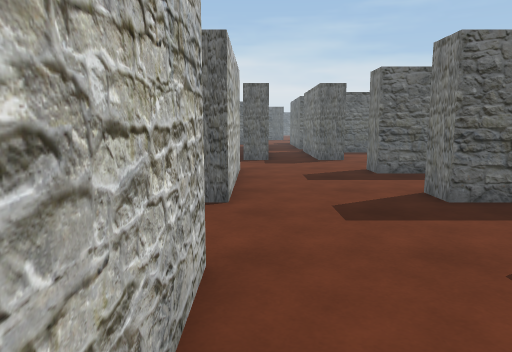
view 1 (above)

23 first-person views from a walk through a 3-D level made in the Unity game engine. The camera is 1.4 m above the floor, tilts 8° down and sees 70° across. The floor is counted in squares, 1 m on a side. Each view is taken from the middle of a square. On the plan, view 1 faces up. The plan holds only what a view shows up to about 16 squares ahead; the rest is blank. The place goes on beyond the plan. The player character is not drawn.

view 2
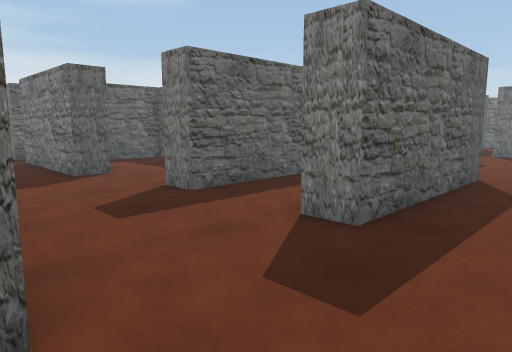

view 3
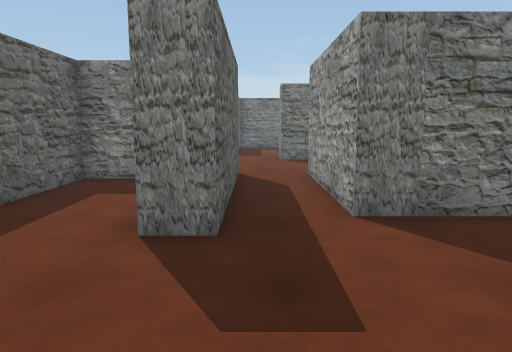

view 4
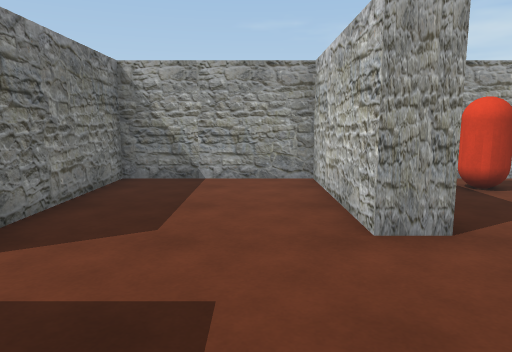

view 5
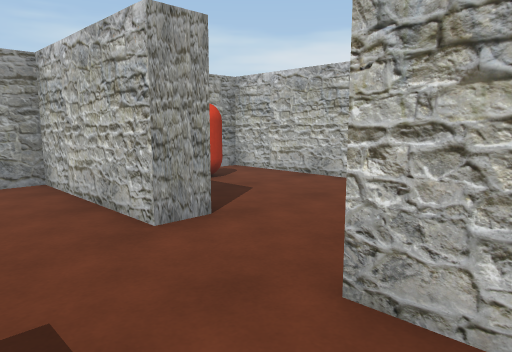

view 6
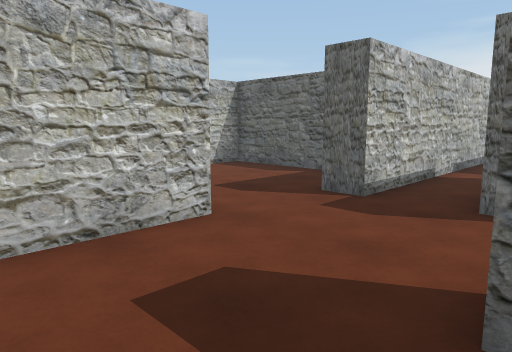

view 7
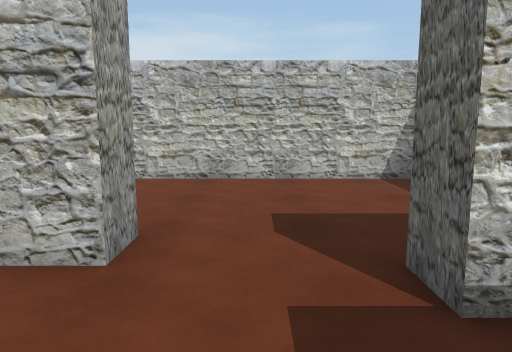

view 8
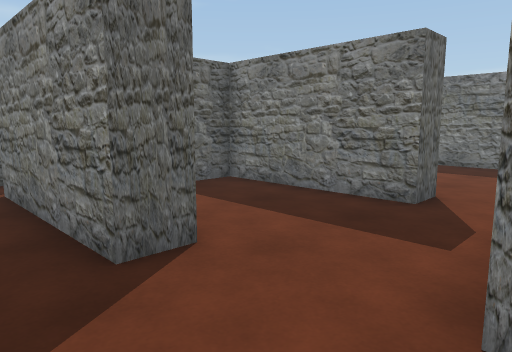

view 9
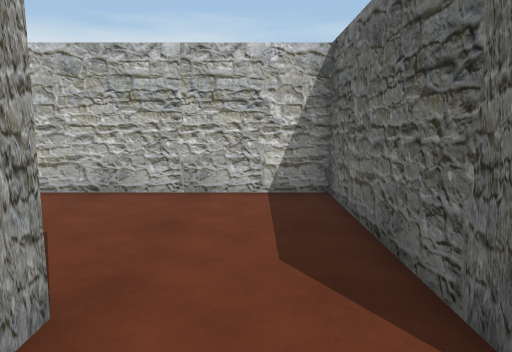

view 10
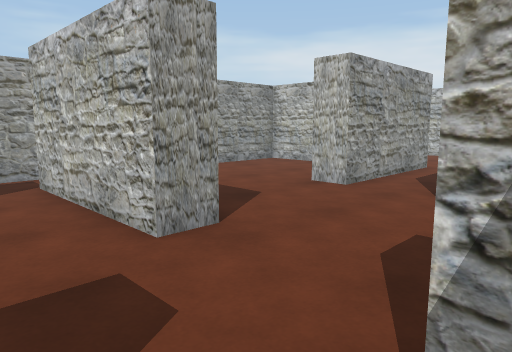

view 11
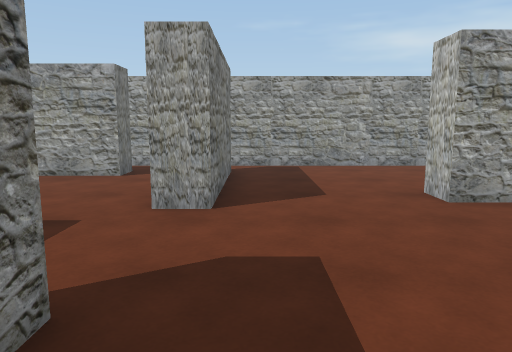

view 12
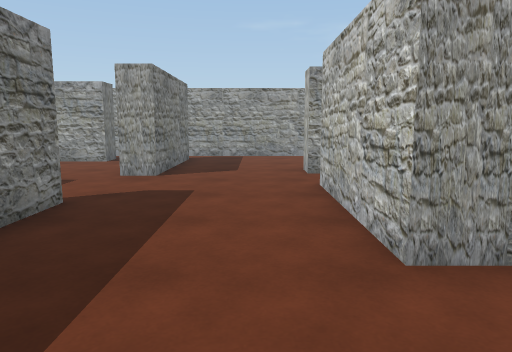

view 13
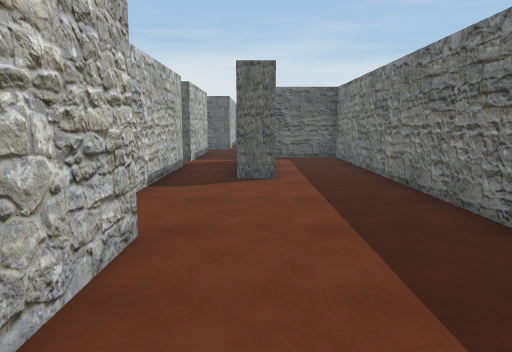

view 14
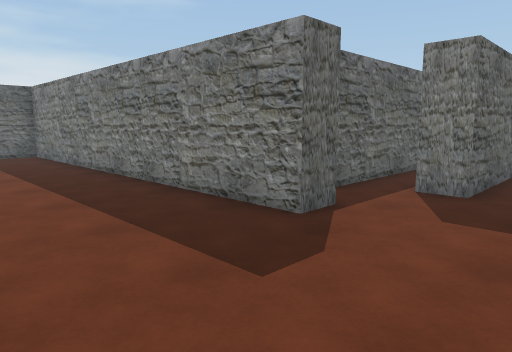

view 15
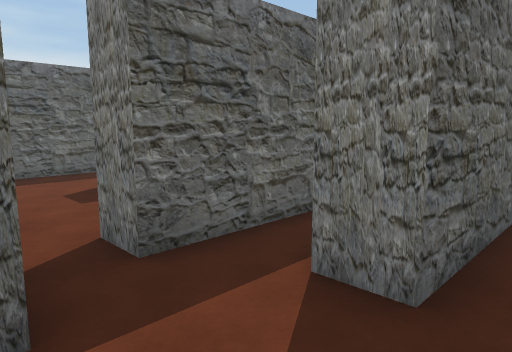

view 16
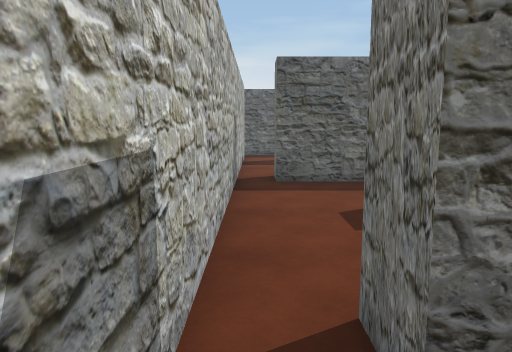

view 17
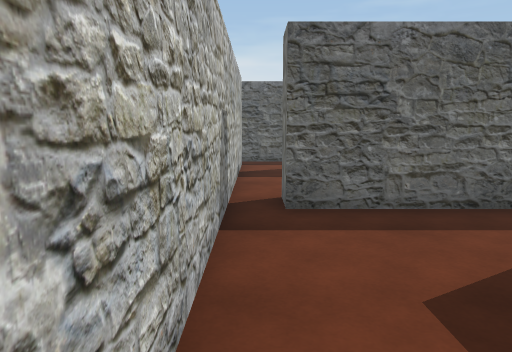

view 18
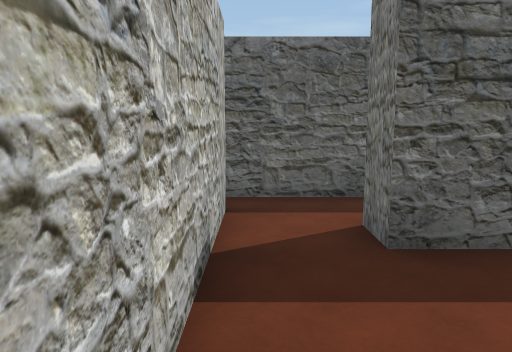

view 19
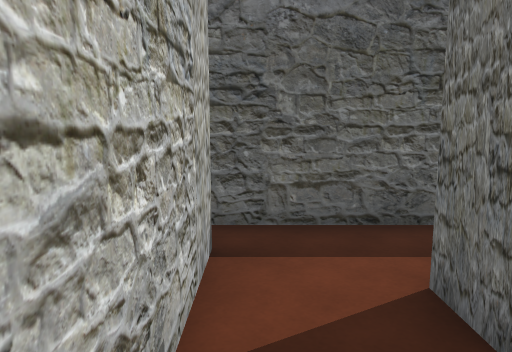

view 20
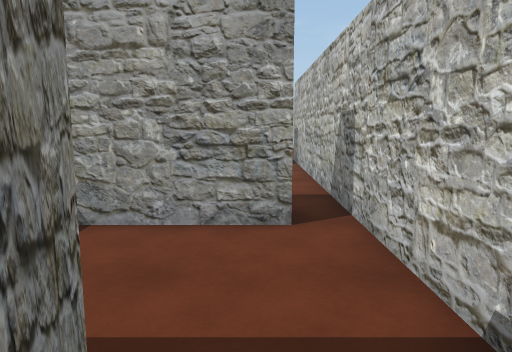

view 21
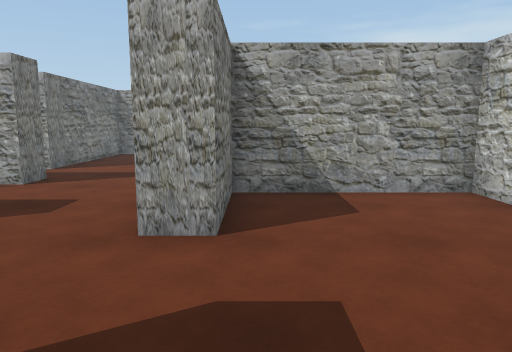

view 22
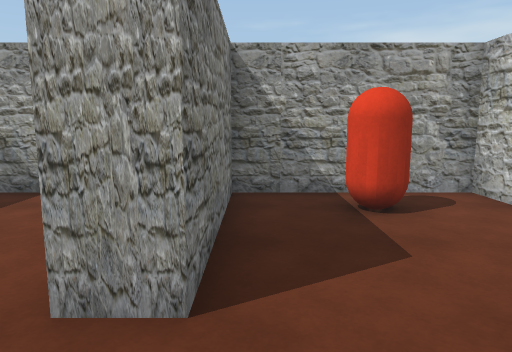

view 23
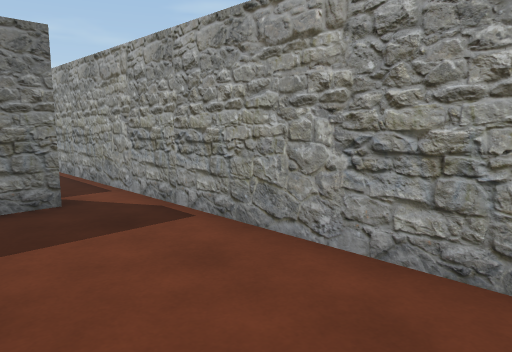

### Floor plan
Ten units are one square. View 1 is at (0, 0); x grows to the right and y downward. Boxes are objects, and circles mark ways between rooms. Rooms are numbered by the first view taken in them; rooms with no view inside come last. Other rooms are left out.
<svg viewBox="-70 -255 270 275">
<path fill="none" stroke="#000" d="M36 -145 25 -145 25 -195M85 -91 85 -105 35 -105 35 -115M-25 -175 -65 -175 -65 -85 -15 -85 -15 -115 -5 -115 -5 -65 -65 -65 -65 15 -15 15 -15 -35 -5 -35 -5 15 45 15 45 -45 95 -45M86 -135 75 -135 75 -185 51 -185M95 -65 35 -65 35 -75 40 -75M25 -209 25 -215M5 -232 5 -145 -5 -145M85 -210 81 -210M155 -105 155 -85 145 -85 145 -230 119 -230M84 -115 95 -115 95 -65M95 -45 95 -35M178 -70 178 -80M116 -165 105 -165M195 -95 168 -95 168 -105M137 1 137 -50 147 -50M55 -6 55 15 154 15M85 -195 85 -145M155 -165 155 -105M195 -170 165 -170M155 -215 155 -165M190 -220 175 -220M165 -170 165 -180 195 -180M175 -220 175 -230M155 -240 155 -215M186 -250 154 -250M168 0 168 -10M154 15 189 15M147 -15 147 0"/>
<rect x="-45" y="-5" width="10" height="10" fill="#bbb"><title>red capsule</title></rect>
<circle cx="80" cy="-125" r="3" fill="#2a7"/>
<circle cx="95" cy="-55" r="3" fill="#2a7"/>
<circle cx="160" cy="-100" r="3" fill="#2a7"/>
<circle cx="145" cy="10" r="3" fill="#2a7"/>
<circle cx="160" cy="-175" r="3" fill="#2a7"/>
<circle cx="165" cy="-225" r="3" fill="#2a7"/>
<text x="10" y="-100">1</text>
<text x="120" y="-90">2</text>
<text x="170" y="-140">3</text>
<text x="170" y="-200">4</text>
<text x="170" y="-230">5</text>
<text x="170" y="10">6</text>
</svg>
Room 1 opens to room 2. Room 2 opens to room 3. Room 2 opens to room 6. Room 3 opens to room 4. Room 4 opens to room 5.

Where each view was taken, in squares from view 1:
view 1: 0 up, 0 right, facing up
view 2: 4 up, 1 left, facing up-right
view 3: 6 up, 1 left, facing right
view 4: 8 up, 1 right, facing down
view 5: 8 up, 2 right, facing down-left
view 6: 8 up, 4 right, facing up-left
view 7: 13 up, 3 right, facing left
view 8: 11 up, 1 right, facing up-right
view 9: 5 up, 1 right, facing left
view 10: 9 up, 17 right, facing down-left
view 11: 11 up, 13 right, facing down
view 12: 15 up, 11 right, facing down
view 13: 7 up, 11 right, facing up
view 14: 5 up, 10 right, facing up-right
view 15: 6 up, 15 right, facing up-right
view 16: 8 up, 16 right, facing up
view 17: 11 up, 16 right, facing up
view 18: 18 up, 16 right, facing up
view 19: 20 up, 16 right, facing up
view 20: 23 up, 17 right, facing down
view 21: 16 up, 2 left, facing down
view 22: 6 up, 2 left, facing down
view 23: 2 up, 7 right, facing down-right
